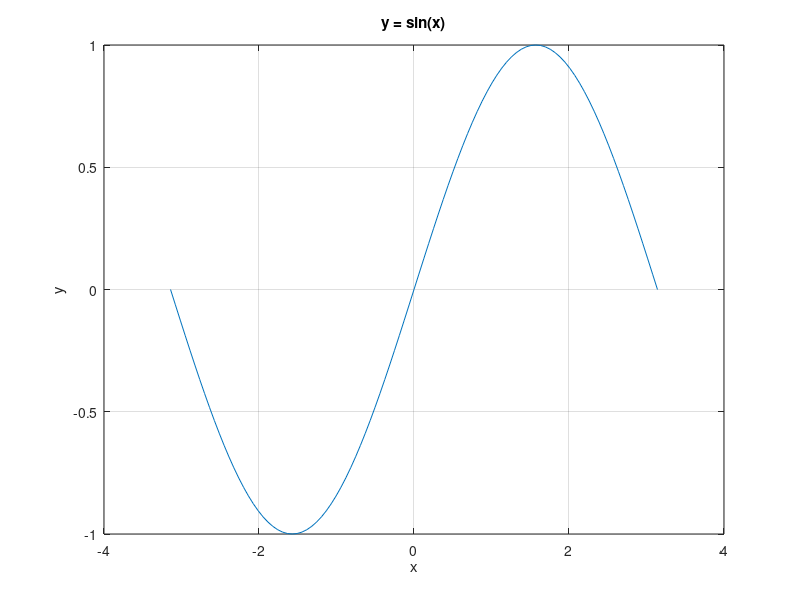
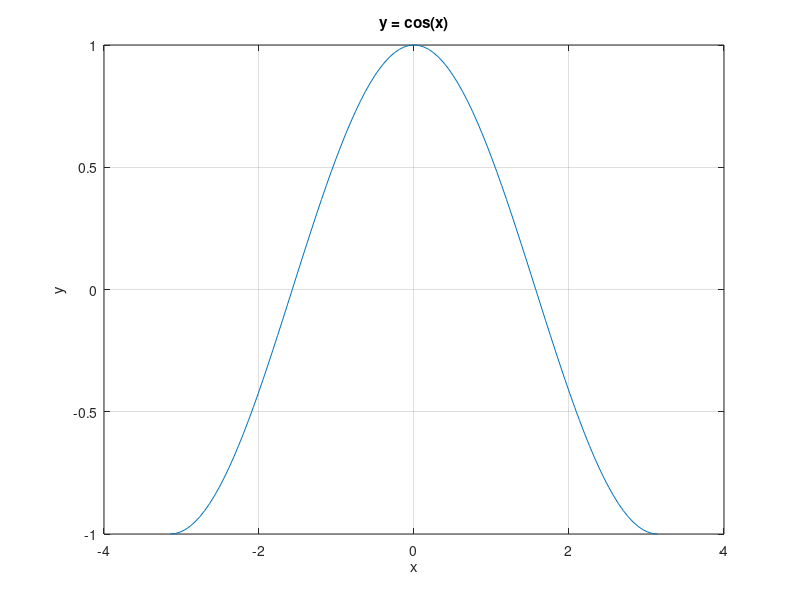
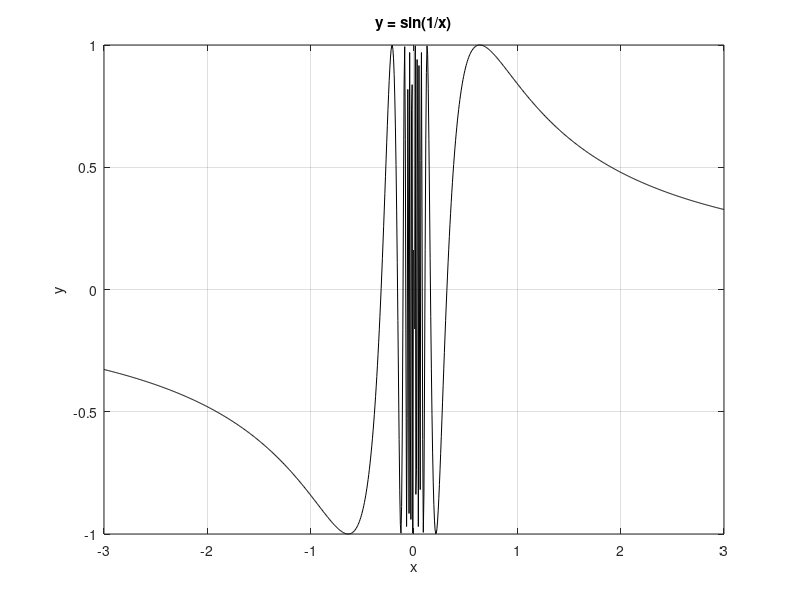
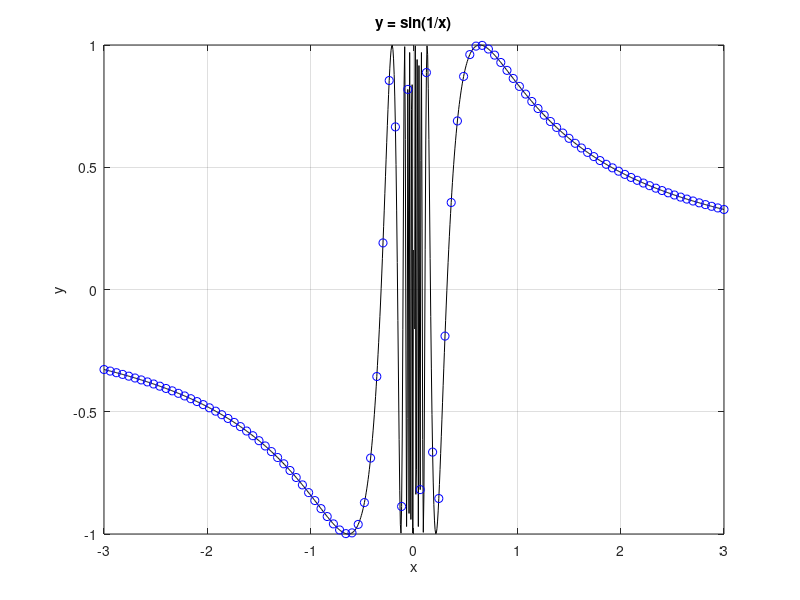

The MATLAB script that drew these images, in order:
% Amir Muminovic - 17744
% Haris Masovic - 17993

% Prvi
3 * (456/23) + 31.54 + 2^6  %a
sqrt(2) * log(10)           %b
sin(pi/7) * exp(0.3) * (2 + 0.9i) %c
(5+3i)/(1.2+4.5i) %d

%Drugi
a = (atan(5) + exp(5.6))/3 
b = (sin(pi/3))^(1/15)
c = (log(15)+1) / 23
d = sin(pi/2) + cos (pi)

(a+b) * c %a
acos(a) * asin(b/11) %b
(a-b)^4/d %c
nthroot(c,a) + (b*i)/(3+2i) %d

%Treci
A = [ 1 -4*i sqrt(2)
    log(-1) sin(pi/2) cos(pi/3)
    asin(0.5) acos(0.8) exp(0.8)
    ]

A.' %a
A + A.' %b
A * A.' %c
A.' * A %d
det(A) %e
pinv(A) %f

%Cetvrti
zeros(8,9) %a
ones(7,5) %b
eye(5) %c
magic(5) %d

%Peti
%a
magicna = magic(5)
sum(magicna, 1)
sum(magicna, 2)
trace(magicna)
trace(magicna.')

%b
magicna = (magic(4) * 100) / 34
sum(magicna, 1)
sum(magicna, 2)
trace(magicna)
trace(magicna.')


%Sesti
a = [ 1 2 3
      4 5 6
      7 8 9
    ]

b = [ 1 1 1
      2 2 2 
      3 3 3
    ]

c = sin(a) %a
c = sin(a) .* cos(b) %b

a = [ 1 8 27
      1 8 27
      1 8 64
    ]

c = a^(1/3) %c
c = a.^(1/3) %d

%Sedmi
v = [0:99];
v = [0:0.01:0.99]
v = ([1:2:39])'

%Osmi
a = [ones(4)*7 zeros(4); 3*ones(4,8)]
b = magic(8) * a
c = b(1:2:end,:)
d = b(:,1:2:end)
e = b(1:2:end, 1:2:end)

%%Fje za crtanje

%Prvi
%a
x = linspace(-pi, pi, 101);
y = sin(x);
figure
plot(x,y)
grid on
title('y = sin(x)')
xlabel('x')
ylabel('y')

%b
x = linspace(-pi, pi, 101);
y = cos(x);
figure
plot(x,y)
grid on
title('y = cos(x)')
xlabel('x')
ylabel('y')

%c
x = linspace(-3, 3, 1001);
y = sin(1./x);
figure
plot(x,y, 'k-')
grid on
title('y = sin(1/x)')
xlabel('x')
ylabel('y')

%d
x1 = linspace(-3, 3, 1001);
y1 = sin(1./x1);

x2 = linspace(-3, 3, 101);
y2 = sin(1./x2);

figure
plot(x1,y1, 'k-')
hold on
plot(x2,y2, 'bo')
grid on
title('y = sin(1/x)')
xlabel('x')
ylabel('y')

%e
x1 = linspace(-pi, pi, 101);
y1 = sin(x1);
x2 = linspace(-pi, pi, 101);
y2 = cos(x2);

figure
plot(x1,y1, 'yp')
hold on
plot(x,y, 'c+')
grid on
title('y = sin(x) i y = cos(x)')
xlabel('x')
ylabel('y')
legend('sin(x)', 'cos(x)')

% Drugi - plotting

x = -8:0.5:8;
y = x;
[X,Y] = meshgrid(x,y);

Z=sin(sqrt(X.^2+Y.^2))./sqrt(X.^2+Y.^2);

figure

subplot(2,2,1)
mesh(X,Y,Z)
axis([-10 10 -10 10 -0.5 1])
grid on 
xlabel('x')
ylabel('y')
zlabel('z')
title('mesh funkcija')


subplot(2,2,2)
surf(X,Y,Z)
axis([-10 10 -10 10 -0.5 1])
grid on
xlabel('x')
ylabel('y')
zlabel('z')
title('surf funkcija')

subplot(2,2,3)
contour3(X,Y,Z, 50)
axis([-10 10 -10 10 -0.5 1])
grid on 
xlabel('x')
ylabel('y')
zlabel('z')
title('contour3 funkcija')

subplot(2,2,4)
contour(X,Y,Z, 50)
axis([-10 10 -10 10])
grid on
xlabel('x')
ylabel('y')
zlabel('z')
title('contour funkcija')



